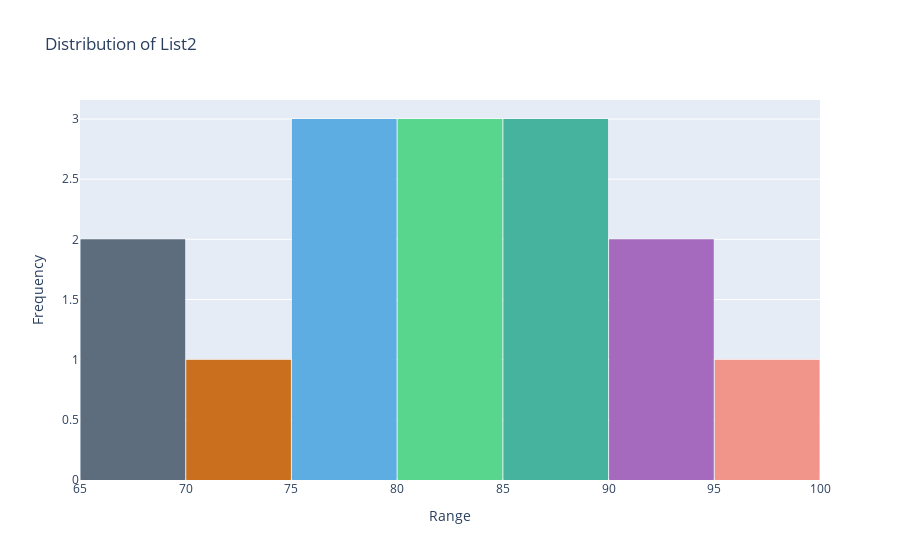

This figure's notebook cell:
### Code cell
fig = go.Figure()

# bin colors
bin_colors = ['#5d6d7e', '#ca6f1e', '#5dade2', '#58d68d', '#45b39d', '#a569bd', '#f1948a']

fig.add_trace(go.Histogram(x = list2, marker = dict(color = bin_colors), xbins = dict(start = 65, end = 100, size = 5)))
fig.update_layout(title = 'Distribution of List2', xaxis_title = 'Range', yaxis_title = 'Frequency', bargap = 0.01)
fig.show()

### Figure 1 — Plotly figure (JSON) as saved in the notebook; plotly's stock layout.template omitted (floating-point values rounded to 4 significant figures)
{"data": [{"marker": {"color": ["#5d6d7e", "#ca6f1e", "#5dade2", "#58d68d", "#45b39d", "#a569bd", "#f1948a"]}, "type": "histogram", "x": [65, 68, 72, 76, 78, 79, 82, 83, 84, 85, 87, 88, 90, 93, 98], "xbins": {"end": 100, "size": 5, "start": 65}}], "layout": {"autosize": true, "bargap": 0.01, "title": {"text": "Distribution of List2"}, "xaxis": {"autorange": true, "range": [65, 100], "title": {"text": "Range"}, "type": "linear"}, "yaxis": {"autorange": true, "range": [0, 3.158], "title": {"text": "Frequency"}}}}
